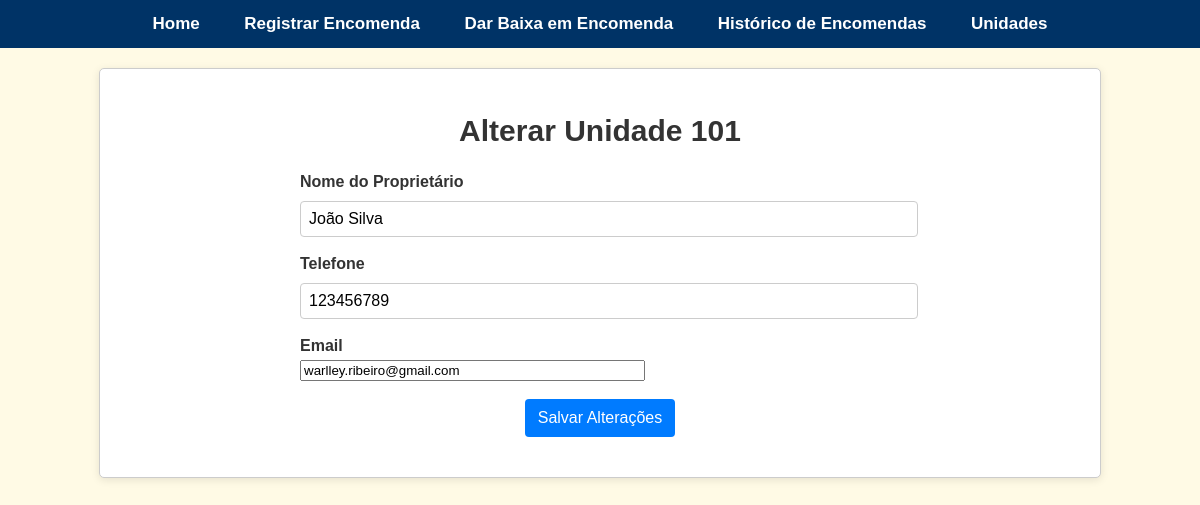
Before: /alterar_unidade/1 with the older database file.
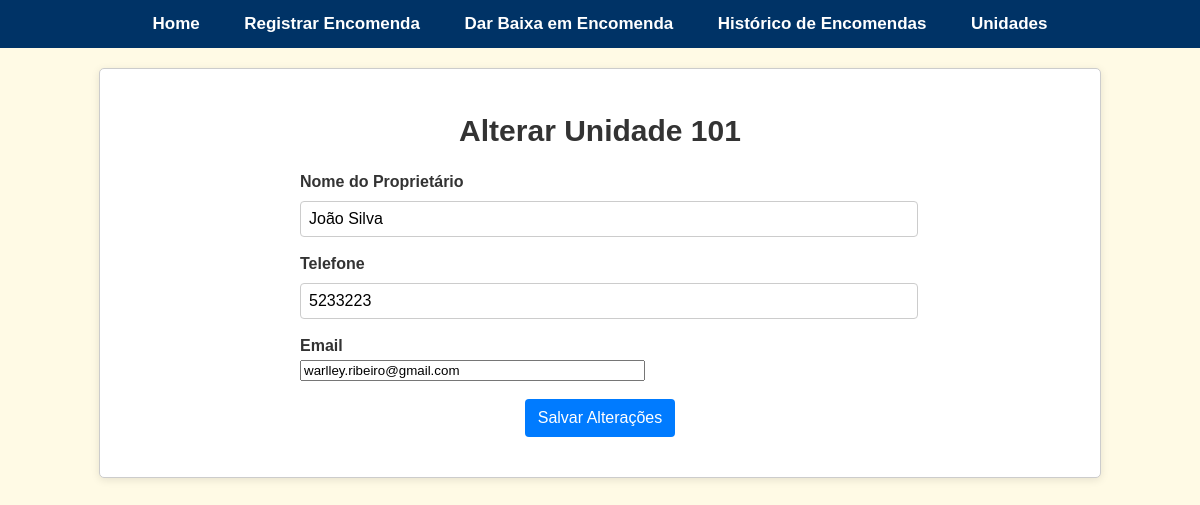
After: the same page with the newer database file.
### app.py (models this page shows)
class Unidade(db.Model):
    id = db.Column(db.Integer, primary_key=True)
    numero = db.Column(db.String(10), unique=True, nullable=False)
    nome_proprietario = db.Column(db.String(100), nullable=False)
    telefone = db.Column(db.String(20), nullable=False)
    email = db.Column(db.String(100), nullable=False)

### app.py (the view, shortened to what this page needs)
@app.route("/alterar_unidade/<int:id>", methods=["GET", "POST"])
def alterar_unidade(id):
    unidade = Unidade.query.get_or_404(id)
    form = UnidadeForm(obj=unidade)
    return render_template("alterar_unidade.html", form=form, unidade=unidade)

### forms.py
class UnidadeForm(FlaskForm):
    numero = StringField('Unidade', validators=[DataRequired()])
    nome_proprietario = StringField('Nome do Proprietário', validators=[DataRequired()])
    telefone = StringField('Telefone', validators=[DataRequired()])
    email = StringField('Email', validators=[DataRequired(), email_check])
    submit = SubmitField('Atualizar')

### app.py (called while the page is built)
@app.before_request
def before_request():
    db.create_all()

### templates/alterar_unidade.html (shortened to what this page needs)
{% extends "base.html" %}
{% block content %}
<div class="container">
    <h2 class="text-center">Alterar Unidade {{ unidade.numero }}</h2>
    <form id="alterarUnidadeForm" method="POST" class="form">
        <div class="form-group">
            {{ form.nome_proprietario.label }}
            {{ form.nome_proprietario(class="form-control", size=40) }}
        </div>
        <br>
        <div class="form-group">
            {{ form.telefone.label }}
            {{ form.telefone(class="form-control", size=20, pattern="\d*", title="Por favor, insira apenas números") }}
        </div>
        <br>
        <div class="form-group">
            {{ form.email.label }}
            {{ form.email(class="form-control", size=40, type="email", title="Por favor, insira um endereço de e-mail válido") }}
        </div>
        <br>
        <center>
            <button type="submit" class="btn-submit">
                Salvar Alterações
            </button>
        </center>
    </form>
</div>
{% endblock %}

Changed rows visible on the page:
changed Unidade "João Silva": telefone "123456789" → "5233223"
